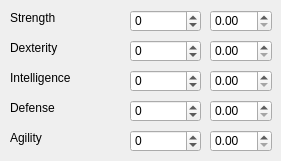
     <widget class="QWidget" name="tab_9">
      <attribute name="title">
       <string>Skill points</string>
      </attribute>
      <widget class="QDoubleSpinBox" name="dpsin_wmult_sp_int">
       <property name="geometry">
        <rect>
         <x>210</x>
         <y>70</y>
         <width>62</width>
         <height>22</height>
        </rect>
       </property>
      </widget>
      <widget class="QDoubleSpinBox" name="dspin_wmult_sp_dex">
       <property name="geometry">
        <rect>
         <x>210</x>
         <y>40</y>
         <width>62</width>
         <height>22</height>
        </rect>
       </property>
      </widget>
      <widget class="QSpinBox" name="spin_sp_int">
       <property name="geometry">
        <rect>
         <x>130</x>
         <y>70</y>
         <width>71</width>
         <height>22</height>
        </rect>
       </property>
       <property name="minimum">
        <number>-999999999</number>
       </property>
       <property name="maximum">
        <number>999999999</number>
       </property>
      </widget>
      <widget class="QDoubleSpinBox" name="dspin_wmult_sp_str">
       <property name="geometry">
        <rect>
         <x>210</x>
         <y>10</y>
         <width>62</width>
         <height>22</height>
        </rect>
       </property>
      </widget>
      <widget class="QLabel" name="label_58">
       <property name="geometry">
        <rect>
         <x>10</x>
         <y>40</y>
         <width>51</width>
         <height>16</height>
        </rect>
       </property>
       <property name="text">
        <string>Dexterity</string>
       </property>
      </widget>
      <widget class="QSpinBox" name="spin_sp_dex">
       <property name="geometry">
        <rect>
         <x>130</x>
         <y>40</y>
         <width>71</width>
         <height>22</height>
        </rect>
       </property>
       <property name="minimum">
        <number>-999999999</number>
       </property>
       <property name="maximum">
        <number>999999999</number>
       </property>
      </widget>
      <widget class="QDoubleSpinBox" name="dspin_wmult_sp_agi">
       <property name="geometry">
        <rect>
         <x>210</x>
         <y>130</y>
         <width>62</width>
         <height>22</height>
        </rect>
       </property>
      </widget>
      <widget class="QSpinBox" name="spin_sp_str">
       <property name="geometry">
        <rect>
         <x>130</x>
         <y>10</y>
         <width>71</width>
         <height>22</height>
        </rect>
       </property>
       <property name="minimum">
        <number>-999999999</number>
       </property>
       <property name="maximum">
        <number>999999999</number>
       </property>
      </widget>
      <widget class="QSpinBox" name="spin_sp_agi">
       <property name="geometry">
        <rect>
         <x>130</x>
         <y>130</y>
         <width>71</width>
         <height>22</height>
        </rect>
       </property>
       <property name="minimum">
        <number>-999999999</number>
       </property>
       <property name="maximum">
        <number>999999999</number>
       </property>
      </widget>
      <widget class="QLabel" name="label_60">
       <property name="geometry">
        <rect>
         <x>10</x>
         <y>100</y>
         <width>51</width>
         <height>16</height>
        </rect>
       </property>
       <property name="text">
        <string>Defense</string>
       </property>
      </widget>
      <widget class="QLabel" name="label_61">
       <property name="geometry">
        <rect>
         <x>10</x>
         <y>130</y>
         <width>51</width>
         <height>16</height>
        </rect>
       </property>
       <property name="text">
        <string>Agility</string>
       </property>
      </widget>
      <widget class="QDoubleSpinBox" name="dspin_wmult_sp_def">
       <property name="geometry">
        <rect>
         <x>210</x>
         <y>100</y>
         <width>62</width>
         <height>22</height>
        </rect>
       </property>
      </widget>
      <widget class="QLabel" name="label_57">
       <property name="geometry">
        <rect>
         <x>10</x>
         <y>10</y>
         <width>51</width>
         <height>16</height>
        </rect>
       </property>
       <property name="text">
        <string>Strength</string>
       </property>
      </widget>
      <widget class="QSpinBox" name="spin_sp_def">
       <property name="geometry">
        <rect>
         <x>130</x>
         <y>100</y>
         <width>71</width>
         <height>22</height>
        </rect>
       </property>
       <property name="minimum">
        <number>-999999999</number>
       </property>
       <property name="maximum">
        <number>999999999</number>
       </property>
      </widget>
      <widget class="QLabel" name="label_59">
       <property name="geometry">
        <rect>
         <x>10</x>
         <y>70</y>
         <width>61</width>
         <height>16</height>
        </rect>
       </property>
       <property name="text">
        <string>Intelligence</string>
       </property>
      </widget>
     </widget>
